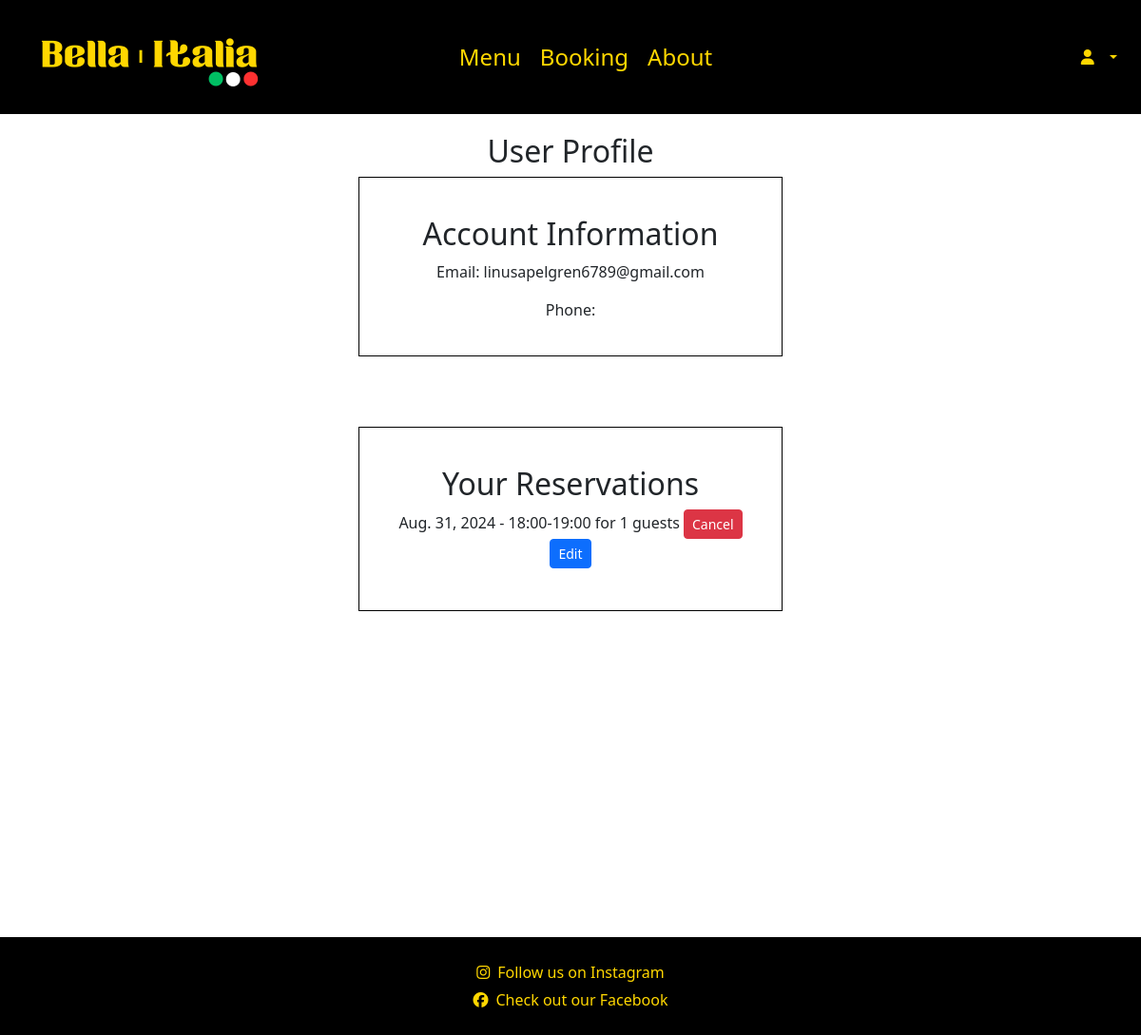
/accounts/profile/ (signed in), run on the app's committed database.
### booking/models.py (models this page shows, shortened)
class Reservation(models.Model):
    user = models.ForeignKey(settings.AUTH_USER_MODEL, on_delete=models.CASCADE, related_name='reservations')
    name = models.CharField(max_length=100)
    phone_number = models.CharField(max_length=20)
    guests = models.IntegerField()
    date = models.DateField()
    time = models.CharField(max_length=20)
    created_at = models.DateTimeField(auto_now_add=True)

### accounts/views.py (the view)
# urls.py: path("profile/", login_required(profile), name="profile"),
@login_required
def profile(request):
    return render(request, 'accounts/profile.html')

### accounts/templates/accounts/profile.html
{% extends "base.html" %}
{% load static %}
{% block content %}
<h2>User Profile</h2>
<div class="container min-vh-100 d-flex align-items-center" style="flex-direction: column;">
    <div class="user-info text-center mb-4 d-flex align-items-center" style="width: 40%;">
        <h2>Account Information</h2>
        <p>Email: {{ user.email }}</p>
        <p>Phone: {{ user.phone_number }}</p>
    </div>
    <div class="booked-times text-center d-flex align-items-center" style="width: 40%;">
        <h2>Your Reservations</h2>
        <ul class="list-unstyled">
            {% for reservation in user.reservations.all %}
                <li class="mb-2">
                    {{ reservation.date }} - {{ reservation.time }} for {{ reservation.guests }} guests
                    <a href="{% url 'cancel_reservation' reservation.id %}" class="btn btn-danger btn-sm ml-2">Cancel</a>
                    <a href="{% url 'edit_reservation' reservation.id %}" class="btn btn-primary btn-sm ml-2">Edit</a>
                </li>
            {% empty %}
                <li>No reservations found.</li>
            {% endfor %}
        </ul>
    </div>
</div>
{% endblock %}

### static/css/styles.css (style rules this page uses)
body { margin: 0; padding-top: 120px; font-family: Arial, sans-serif; display: flex; flex-direction: column; min-height: 100vh; position: relative; }
.user-info { flex-direction: column; border: 1px solid black; width: fit-content; padding: 20px; }
.booked-times { flex-direction: column; border: 1px solid black; width: fit-content; padding: 20px; margin-top: 50px; }
h2 { display: flex; justify-content: center; align-items: center; padding-top: 20px; }

### data on the page
Reservation: date "Aug. 31, 2024", time "18:00-19:00", guests "1"

### other printed values
{{ user.email }} "linusapelgren6789@gmail.com"
